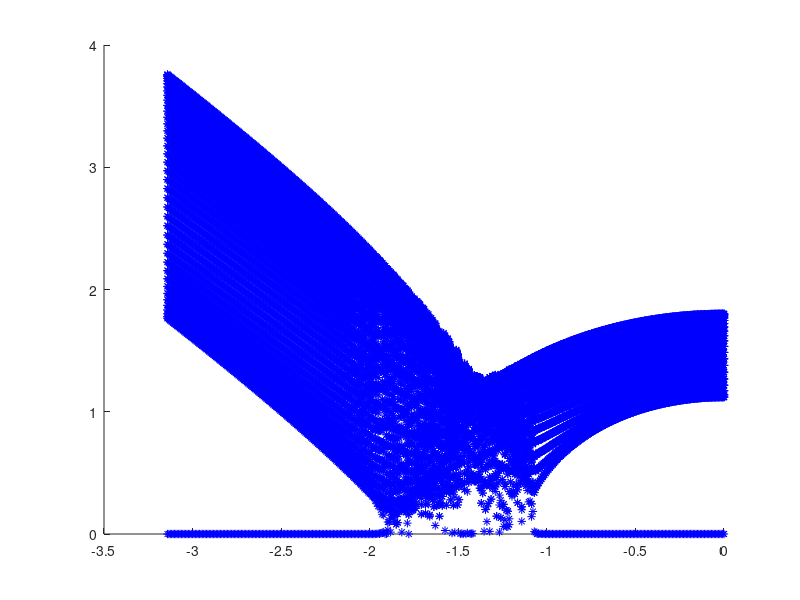

The MATLAB source for this figure:
close(figure(1));
figure(1);
hold on;

Num_k = 400;

M = 40;
Num = 2*M;
gamma = 3;

vt1 = linspace(-pi,0,Num_k);

for i=1:Num_k

t1 = vt1(i);

a = t1 - gamma/2;
b = t1 + gamma/2;
c = 1;
V = 1;

% a = 1.5;
% b = 0.5;
% c = 1;

tv1 = reshape([a*ones(1,M);c*ones(1,M)],[1,Num]);
tv2 = reshape([b*ones(1,M);c*ones(1,M)],[1,Num]);


m = diag(tv1(1:end),-1) + diag(tv2(1:end),1);
% m(1,Num) = c; m(Num,1) = c;  m(1,1) = V;
% disp('H='); disp(num2str(m));

v_eig = eigs(m,Num+1);

% tv =  v(:,Num)/v(2,8);
% lambda = d(Num,Num);
% 
% A = b;
% B = a*b + 1 - lambda^2;
% C = a;
% 
% disp(A*tv(8)+B*tv(6)+C*tv(4));
% 
% Del = B^2-4*A*C;
% if Del>=0
%     x1 =1/2/A*(-B+sqrt(Del));
%     x2 =1/2/A*(-B-sqrt(Del));
% else
%     x1 =1/2/A*(-B+1j*sqrt(abs(Del)));
%     x2 =1/2/A*(-B-1j*sqrt(abs(Del)));
% end
figure(1);
hold on;
plot(t1*ones(1,Num+1),abs(v_eig),'b*');


end